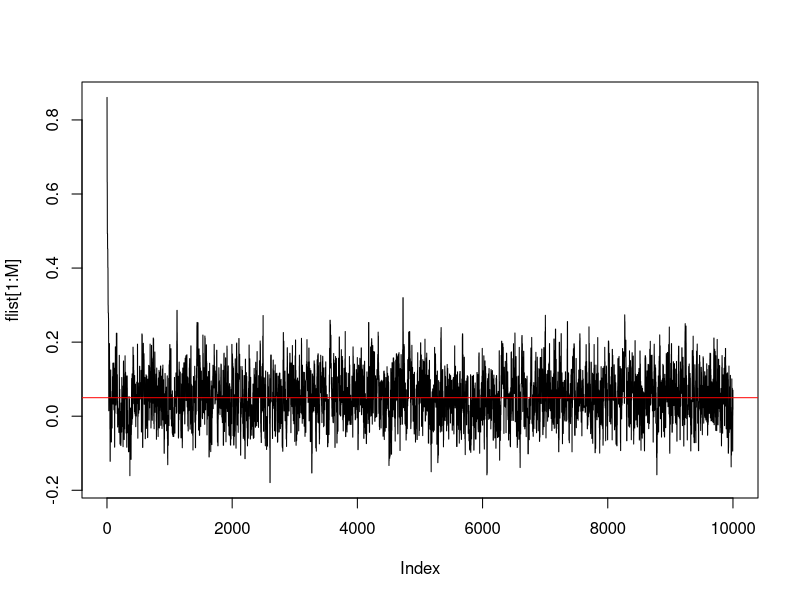
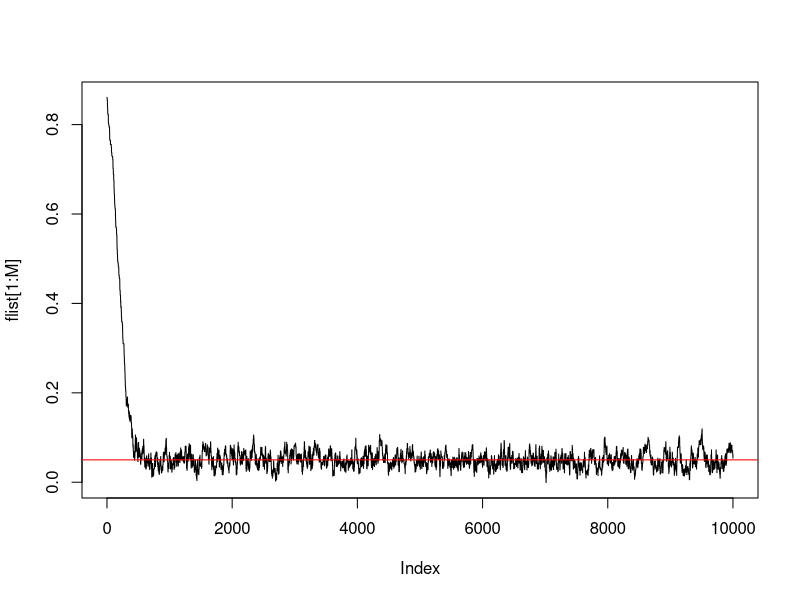

Recreate these plots in R, in order. (Note: this script raises an error after producing the figures.)
#### Preamble ####
# Author: Wenxuan Li
# Data: 26 April 2021
# Contact: wenxuan.li@mail.utoronto.ca???
# License: MIT
# Pre-requisites: 


library(kableExtra)
library(ggplot2)
library(tidyverse)

# PD for p_i: u,v randomly chosen from 1,...,k
# p_u^{t} \sim Unif[max(0,p_u^{t-1}-\epsilon_p), 
# min(p_u^{t-1}+\epsilon_p, p_u^{t-1}+p_v^{t-1})]
# then p_v^{t}=p_u^{t-1}+p_v{t-1}-p_u{t}
qq.p = function(x,u,v,eps.p){
  1/(min(x[u]+eps.p, x[u]+x[v]) - max(0, x[u]-eps.p))
}

# PD for f: Unif(max(-p_{min}^t)/(1-p_{min}^t,f-\epsilon_f))
qq.f = function(x,y,k,eps.f){
  1/(min(x[1]+eps.f, 1) - max(-min(y[2:(k+1)])/(1-min(y[2:(k+1)])), x[1]-eps.f))
}     

mhkis2 = function(eps = 0.05){
  # log of the joint distribution function for k = 2
  log.g = function(X,n11,n12,n22){
    n11*(log(X[2])+log(X[1]+(1-X[1])*X[2])) + 
      n12*log(2*X[2]*X[3]*(1-X[1]))+
      n22*(log(X[3])+log(X[1]+(1-X[1])*X[3]))
  }
  ### data simulation
  eps.p = eps
  k  = 2    # alleles 
  n  = 200  # sample size
  f  = 0.05 # true inbreeding coef
  # true allele f
  p1 = 0.25 
  p2 = 0.75
  
  p11 = p1*(f+(1-f)*p1)
  p22 = p2*(f+(1-f)*p2)
  p12 = 2*p1*p2*(1-f)
  n12 = round(p12*n)
  n11 = round(p11*n)
  n22 = n-n11-n12
  
  #### the algo
  # init values
  X    = rep(0,3)
  X[1] = runif(1)
  a = runif(1)
  b = runif(1)
  
  p1 = a/(a+b)
  p2 = b/(a+b)
  X[2] = p1
  X[3] = p2 # overdispersed value
  
  M  =10000
  B = 1000 # burn value
  
  eps.f =((k^2)*eps.p/((k-1)*(k-1-k*eps.p)))+0.0001
  
  thresholdaccept = 0
  flist = rep(0,M)
  
  for (i in 1:M) {
    Y = X
    
    r = sample(c(2,3),2) # propose p1 or p2
    u = r[1]
    v = r[2]
    
    Y[u] = runif(1,max(0,Y[u] - eps.p),min(Y[u]+eps.p,Y[u]+Y[v]))
    Y[v] = 1-Y[u] # p1+p2 = 1 when k=2
    
    U  = runif(1) # for accept/reject
    alpha = log.g(Y,n11,n12,n22) + log(qq.p(X,u,v,eps.p)) -
      log.g(X,n11,n12,n22) - log(qq.p(Y,u,v,eps.p))
    
    if(log(U) < alpha){
      X = Y
      # now we update the f when p' is accepted
      Z = X
      
      Z[1] = runif(1,max(-min(Y[2:3])/(1-min(Y[2:3])), X[1]-eps.f),min(X[1]+eps.f, 1))
      
      W = runif(1) # for accept/reject
      
      beta = log.g(Z,n11,n12,n22) + log(qq.f(X,Z,k,eps.f)) - 
        log.g(X,n11,n12,n22) - log(qq.f(Z,X,k,eps.f))
      
      if(log(W)<beta){
        X = Z
        thresholdaccept = thresholdaccept + 1
      }
    }
    flist[i] = X[1]
  }
  estmean = mean(flist[(B+1):M])
  se1 =  sd(flist[(B+1):M]) / sqrt(M-B)
  varfact = function(xxx) { 2 * sum(acf(xxx, plot=FALSE)$acf) - 1 }
  se2 = se1 * sqrt( varfact(flist[(B+1):M]) )
  ci = c(estmean - 1.96*se2, estmean + 1.96*se2)
  return(list(thresholdaccept/M, estmean, ci, flist, M, B, se2))
}

# testing epsilon for the best acceptance rate
set.seed(9999)
epslist  = seq(0.01,0.1,0.01)
acclist = meanlist = cilblist = ciublist= selist = rep(0,10) 
for (i in 1:10){
  result = mhkis2(epslist[i])
  acclist[i]  = result[[1]]
  meanlist[i] = result[[2]]
  cilblist[i] = result[[3]][1]
  ciublist[i] = result[[3]][2]
  selist[i]   = result[[7]]
}
results = cbind(epslist, acclist,meanlist,cilblist,ciublist, selist)
results = as.data.frame(results)
colnames(results) = c("Epsilon", "Acceptance Rate", "Mean", "Lower bound of CI", 
                      "Upper bound of CI", "Standard Error")
results1=results%>%
  select(1,2,6)
results1%>%
  knitr::kable(caption = "Acceptance rate by different epsilon p when k = 2")%>%
  kable_styling(latex_options="HOLD_position")

# when epsilon = 0.02 or 0.03 the algo seems to perform better
set.seed(9999)
result = mhkis2(0.03)
flist = result[[4]]
M = result[[5]]
B = result[[6]]
plot(flist[1:M], type = "l")
abline(h=0.05, col="red")

# mean
estmean = mean(flist[(B+1):M])
# 95$ CI
se2 = result[[7]]
ci = c(estmean - 1.96*se2, estmean + 1.96*se2)

mhkis6 = function(eps = 0.05){
  
  log.g = function(X,N){
    dens = 0
    k = length(X) - 1
    for (i in 1:k) {
      if (i < k){
        for (j in (i+1):k){
          dens = dens + N[i,j]*log(2*X[i+1]*X[j+1]*(1-X[1]))
        }
      }
      dens = dens + N[i,i]*log(X[i+1]*(X[1]+(1-X[1])*X[i+1]))
    }
    return(dens)
  }
  # data
  eps.p = eps
  n = 1000 # sample sizes
  k = 6    # alleles
  f = 0.05 # true inbreeding coefficient
  # allele frequencies k = 6
  k6 = c(0.02,0.06,0.075,0.085,0.21,0.55)
  P = matrix(nrow = 6, ncol = 6) 
  for (i in 1:6){
    for (j in 1:6){
      if (i==j){
        P[i,j] = k6[i]*(f+(1-f)*k6[i])
      }
      else {
        P[i,j] = 2*k6[i]*k6[j]*(1-f)
      }
    }
  }
  
  N = round(P*n)
  
  N[6,6] = 316
  
  X      = rep(0,7)
  X[1]   = runif(1)
  ps     = runif(6)
  X[2:7] = ps/sum(ps) 
  
  M = 10000
  B = 1000 
  
  eps.f =((k^2)*eps.p/((k-1)*(k-1-k*eps.p)))+0.0001
  
  thresholdaccept = 0
  flist = rep(0,M)
  
  for (m in 1:M) {
    Y = X
    
    r = sample(c(2,3,4,5,6,7),2)
    u = r[1]
    v = r[2]
    
    Y[u] = runif(1,max(0,Y[u] - eps.p),min(Y[u]+eps.p,Y[u]+Y[v]))
    Y[v] = X[u] + X[v] - Y[u]
    
    U  = runif(1) 
    alpha = log.g(Y,N) + log(qq.p(X,u,v,eps.p)) -
      log.g(X,N) - log(qq.p(Y,u,v,eps.p))
    
    if(log(U) < alpha){
      X = Y
      
      Z = X
      
      Z[1] = runif(1,max(-min(Y[2:7])/(1-min(Y[2:7])), X[1]-eps.f),min(X[1]+eps.f, 1))
      
      W = runif(1) 
      
      beta = log.g(Z,N) + log(qq.f(X,Z,k,eps.f)) - 
        log.g(X,N) - log(qq.f(Z,X,k,eps.f))
      
      if(log(W)<beta){
        X = Z
        thresholdaccept = thresholdaccept + 1
      }
    }
    flist[m] = X[1]
  }
  estmean = mean(flist[(B+1):M])
  se1 =  sd(flist[(B+1):M]) / sqrt(M-B)
  varfact = function(xxx) { 2 * sum(acf(xxx, plot=FALSE)$acf) - 1 }
  se2 = se1 * sqrt( varfact(flist[(B+1):M]) )
  ci = c(estmean - 1.96*se2, estmean + 1.96*se2)
  return(list(thresholdaccept/M, estmean, ci, flist, M, B, se2))
}

# testing epsilon for best acceptance rate
set.seed(9999)
epslist = c(seq(0.001,0.01,0.001), seq(0.011,0.02,0.001))
acclist = meanlist = cilblist = ciublist = selist = rep(0,20)
for (i in 1:20){
  tryCatch({
    result = mhkis6(epslist[i])
    acclist[i]  = result[[1]]
    meanlist[i] = result[[2]]
    cilblist[i] = result[[3]][1]
    ciublist[i] = result[[3]][2]
    selist[i]   = result[[7]]
  }, error=function(e){})
}
results = cbind(epslist, acclist,meanlist,cilblist,ciublist,selist)
results = as.data.frame(results)
colnames(results) = c("Epsilon", "Acceptance Rate", "Mean", "Lower bound of CI", 
                      "Upper bound of CI", "Standard Error")
results2=results%>%
  select(1,2,6)
results2%>%
  knitr::kable(caption = "Acceptance rate by different epsilon p when k = 6")%>%
  kable_styling(latex_options="HOLD_position")
  
  
set.seed(9999)
result = mhkis6(0.01)
flist = result[[4]]
M = result[[5]]
plot(flist[1:M], type = "l")
abline(h=0.05,col="red")
# mean
estmean = mean(flist[(B+1):M])
# 95$ CI
se2 = result[[7]]
ci = c(estmean - 1.96*se2, estmean + 1.96*se2)


n = 1000 # sample sizes
k = 6    # alleles
f = 0.05 # true inbreeding coefficient
k6 = c(0.02,0.06,0.075,0.085,0.21,0.55)
P = matrix(nrow = 6, ncol = 6) 
for (i in 1:6){
  for (j in 1:6){
    if (i==j){
      P[i,j] = k6[i]*(f+(1-f)*k6[i])
    }
    else {
      P[i,j] = 2*k6[i]*k6[j]*(1-f)
    }
  }
}
N = round(P*n)
N[6,6] = 316

#### the algo
# init values
set.seed(9999)
X      = rep(0,7)
X[1]   = runif(1)
ps     = runif(6)
X[2:7] = ps/sum(ps)

M = 10000
B = 1000 # burn value
flist=p1list=p2list=p3list=p4list=p5list=p6list=rep(0,M)

set.seed(9999)
# systematic-scan
for (m in 1:M) {
  Y = X
  
  pdfp1 = function(x){
    if(x < 0 || x > 1)
      return(0)
    else
      return(x*(X[1]+(1-X[1])*x)^N[1,1]*(x*(1-X[1]))^N[1,2])
  }
  c1 = integrate(pdfp1,0,1)[[1]]
  if (c1>0){
    cdfp1 = function(x,u){
      return(integrate(pdfp1,0,x)[[1]]/c1 - u);
    }
    Y[2] = uniroot(cdfp1, c(0,1), tol = 0.0001, u = runif(1))$root
  } else Y[2] = 1e-20
  
  
  pdfp2 = function(x){
    if(x < 0 || x > 1)
      return(0)
    else
      return(x*(X[1]+(1-X[1])*x)^N[2,2]*(x*(1-X[1]))^(N[1,2]+N[2,3]))
  }
  c2 = integrate(pdfp2,0,1)[[1]]
  if (c2>0){
    cdfp2 = function(x,u){
      return(integrate(pdfp2,0,x)[[1]]/c2 - u);
    }
    Y[3] = uniroot(cdfp2, c(0,1), tol = 0.0001, u = runif(1))$root
  } else Y[3] = 1e-20
  
  
  pdfp3 = function(x){
    if(x < 0 || x > 1)
      return(0)
    else
      return(x*(X[1]+(1-X[1])*x)^N[3,3]*(x*(1-X[1]))^(N[3,4]+N[2,3]))
  }
  c3 = integrate(pdfp3,0,1)[[1]]
  if (c3>0){
    cdfp3 = function(x,u){
      return(integrate(pdfp3,0,x)[[1]]/c3 - u);
    }
    Y[4] = uniroot(cdfp3, c(0,1), tol = 0.0001, u = runif(1))$root
  } else Y[4] = 1e-20
  
  
  pdfp4 = function(x){
    if(x < 0 || x > 1)
      return(0)
    else
      return(x*(X[1]+(1-X[1])*x)^N[4,4]*(x*(1-X[1]))^(N[3,4]+N[4,5]))
  }
  c4 = integrate(pdfp4,0,1)[[1]]
  if (c4>0){
    cdfp4 = function(x,u){
      return(integrate(pdfp4,0,x)[[1]]/c4 - u);
    }
    Y[5] = uniroot(cdfp4, c(0,1), tol = 0.0001, u = runif(1))$root
  } else Y[5] = 1e-20
  
  
  pdfp5 = function(x){
    if(x < 0 || x > 1)
      return(0)
    else
      return(x*(X[1]+(1-X[1])*x)^N[5,5]*(x*(1-X[1]))^(N[5,6]+N[4,5]))
  }
  c5 = integrate(pdfp5,0,1)[[1]]
  if (c5>0){
    cdfp5 = function(x,u){
      return(integrate(pdfp5,0,x)[[1]]/c5 - u);
    }
    Y[6] = uniroot(cdfp5, c(0,1), tol = 0.0001, u = runif(1))$root
  } else Y[6] = 1e-20
  
  
  pdfp6 = function(x){
    if(x < 0 || x > 1)
      return(0)
    else
      return(x*(X[1]+(1-X[1])*x)^N[6,6]*(x*(1-X[1]))^N[5,6])
  }
  c6 = integrate(pdfp6,0,1)[[1]]
  if (c6>0){
    cdfp6 = function(x,u){
      return(integrate(pdfp6,0,x)[[1]]/c6 - u);
    }
    Y[7] = uniroot(cdfp6, c(0,1), tol = 0.0001, u = runif(1))$root
  } else Y[7] = 1e-20
  
  
  psum = sum(Y[2:7])
  Y[2:7] = Y[2:7]/psum
  X = Y
  
  
  #update f 
  Z = X
  
  pdff = function(x){
    dens = 1
    if(x < -min(X[2:7])/(1-min(X[2:7])) || x > 1)
      return(0)
    else
      for (i in 1:6){
        if (i < k){
          for (j in (i+1):6) {
            dens = dens*(x+(1-x)*X[i+1])^N[i,i]*(1-x)^N[i,j]
          }
        }
      }
    dens
  }
  cf = integrate(pdff,-min(X[2:7])/(1-min(X[2:7])),1)[[1]]
  cdff = function(x,u){
    return(integrate(pdff,-min(X[2:7])/(1-min(X[2:7])),x)[[1]]/cf - u);
  }
  Z[1] = uniroot(cdff, c(-min(X[2:7])/(1-min(X[2:7])),1), tol = 0.0001, u = runif(1))$root
  X = Z
  
  p1list[m] = X[2]; p2list[m] = X[3]
  p3list[m] = X[4]; p4list[m] = X[5]
  p5list[m] = X[6]; p6list[m] = X[7]
  flist[m]  = X[1]
}
(estmean = mean(flist[(B+1):M]))

qq.f = function(x,y,k,eps.f){
  1/(min(x[1]+eps.f, 1) - max(-min(y[2:(k+1)])/(1-min(y[2:(k+1)])), x[1]-eps.f))
}

eps.p = eps = 0.05
log.g = function(X,N){
  dens = 0
  k = length(X) - 1
  for (i in 1:k) {
    if (i < k){
      for (j in (i+1):k){
        dens = dens + N[i,j]*log(2*X[i+1]*X[j+1]*(1-X[1]))
      }
    }
    dens = dens + N[i,i]*log(X[i+1]*(X[1]+(1-X[1])*X[i+1]))
  }
  return(dens)
}

# data simulation
n = 1000 # sample sizes
k = 6    # alleles
f = 0.05 # true inbreeding coefficient

k6 = c(0.02,0.06,0.075,0.085,0.21,0.55)

P = matrix(nrow = 6, ncol = 6) 
for (i in 1:6){
  for (j in 1:6){
    if (i==j){
      P[i,j] = k6[i]*(f+(1-f)*k6[i])
    }
    else {
      P[i,j] = 2*k6[i]*k6[j]*(1-f)
    }
  }
}

N = round(P*n)

N[6,6] = 316

#algo
# init values
X      = rep(0,7)
X[1]   = runif(1)
ps     = runif(6)
X[2:7] = ps/sum(ps) 

M = 10000
B = 1000 
eps.f =((k^2)*eps.p/((k-1)*(k-1-k*eps.p)))+0.0001

thresholdaccept = 0
flist = rep(0,M)

for (i in 1:M) {
  Y = X
  X[1] = runif(1,max(-min(Y[2:7])/(1-min(Y[2:7])), X[1]-eps.f),min(X[1]+eps.f, 1))
  
  Z = rep(0,7)
  Z[1] = runif(1)
  pz = runif(6)
  Z[2:7] = pz/sum(pz)
  W = Z
  Z[1] = runif(1,max(-min(W[2:7])/(1-min(W[2:7])), Z[1]-eps.f),min(Z[1]+eps.f, 1))
  
  U  = runif(1) # for accept/reject
  alpha = log.g(Z,N) + log(qq.f(X,Y,k,eps.f)) -
    log.g(X,N) - log(qq.f(Z,W,k,eps.p))
  
  if(log(U) < alpha){
    X = Z
    thresholdaccept = thresholdaccept + 1
  }
  
  flist[i] = X[1]
}
estmean = mean(flist[(B+1):M])
se1 =  sd(flist[(B+1):M]) / sqrt(M-B)
varfact = function(xxx) { 2 * sum(acf(xxx, plot=FALSE)$acf) - 1 }
se2 = se1 * sqrt( varfact(flist[(B+1):M]) )
ci = c(estmean - 1.96*se2, estmean + 1.96*se2)

plot(flist, type = 'l')
abline(h=0.05, col="red")

# importance sampling

n = 200
k = 2
h = function(f){
  return(f)
}

g = function(X){
  X[4]*(log(X[2])+log(X[1]+(1-X[1])*X[2])) + 
    X[5]*log(2*X[2]*X[3]*(1-X[1]))+X[6]*(log(X[3])+log(X[1]+(1-X[1])*X[3]))
}

f_a = function(X){
  return(runif(1,max(-min(X[2:3])/(1-min(X[2:3])), X[1]-eps.f),min(X[1]+eps.f, 1)))
  
}
eps.p = 0.02
eps.f =((k^2)*eps.p/((k-1)*(k-1-k*eps.p)))+0.0001
f = runif(10000)
a = runif(10000)
b = runif(10000)

p1 = a/(a+b)
p2 = b/(a+b)
p11 = p1*(f+(1-f)*p1)
p22 = p2*(f+(1-f)*p2)
p12 = 2*p1*p2*(1-f) 
n12 = round(p12*n)
n11 = round(p11*n)
n22 = round(p22*n)
X  = c(f,p1,p2,n11,n12,n22)

numlist = g(X)+log(f) - log(f_a(X))
denomlist = g(X) - log(f_a(X))

estimate_f_list = exp(numlist)/exp(denomlist)
plot(estimate_f_list[seq(1,10000,10)],type = 'l')
abline(h=0.05, col="red")
estimate_f = mean(exp(numlist))/mean(exp(denomlist))

#Maximum likelihood estimation procdure:

# first lets define the simplest form when k = 2, 
# compare accuracy by setting f = 0.05
# MLE numerical value 
# and the MCMC methods value 
# after all, determine if Monte carlo methods was good..

# We need to know that k[1] is denote as p1, 
# which is the frequency of allele A1
k2 = c(0.25,0.75) # sum is 1
f = 0.05
n = 200
#pij = 2*pi*pj*(1-f)
#pii = pi*(f+(1-f)*pi)
p1 = k2[1]
p2 = k2[2]
p11 = p1*(f+(1-f)*p1)
p22 = p2*(f+(1-f)*p2)
p12 = 2*p1*p2*(1-f)

# take notice that nij is the number of individuals having the genotype AiAj. They must be integers, which is why we need the method for removing the residue and increasing by one and then take the average to get the estimate. we see that if they are not rounded, we will get the precise 0.05 we need, but this is only an example.

n12 = round(p12*n)+1
n11 = round(p11*n)+1
n22 = round(p22*n)+1


festimate = 1-(2*n12*n)/((2*n11+n12)*(n12+2*n22))

festimate1 = festimate

n12 = round(p12*n)
n11 = round(p11*n)
n22 = round(p22*n)

festimate = 1-(2*n12*n)/((2*n11+n12)*(n12+2*n22))

festimate2 = festimate

festimate_final = (festimate1+festimate2)/2
festimate_final
# The reason we retest the approach used in the study is because, even if we apply the same formula, the way we deal with the remainder will have a significant effect on the estimate, which is why, even when we use the MCMC methods, there may still be some standard error.
